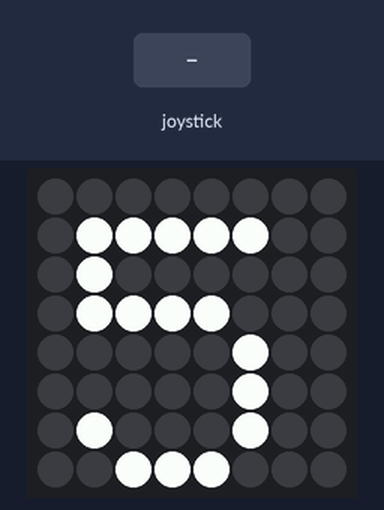
A program run on a simulated Raspberry Pi (BCM pin numbers) with a Sense HAT. Shown: the Sense HAT's 8×8 RGB LED matrix. Inputs (shaded band) come from the test bench. At 2.0 s the program stops and its outputs stay as they are.

Above: at 0.1 s.
At 1.2 s:
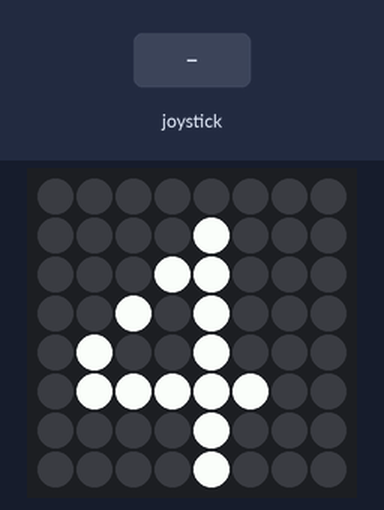
1.3 s: joystick pushed up
At 2.8 s:
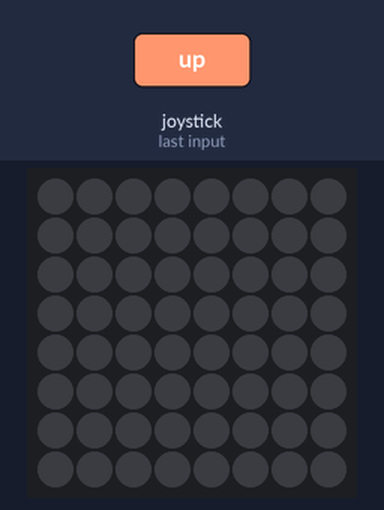
Timing chart, 0 to 3.5 s (numbered marks = the images above; inputs shaded):
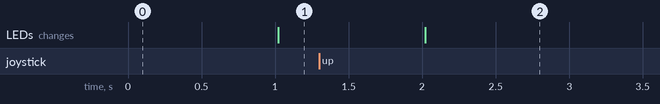

The program:

disarm_countdown.py
```python
from sense_hat import SenseHat
from time import sleep

s = SenseHat()

RED = [255,0,0]
WHITE = [255,255,255]

disarmed = False

# Countdown
for i in range(5,0,-1):
    s.show_letter( str(i) )
    sleep(1)
    for event in s.stick.get_events():
        if (event.action == "pressed"):
            disarmed = True
    if disarmed:
        break

if disarmed:
    s.clear()
else: # Flashing Explosion
    for i in range(10):
        s.show_letter("X", text_colour=WHITE, back_colour=RED)
        sleep(0.1)
        s.clear()
        sleep(0.1)
```
